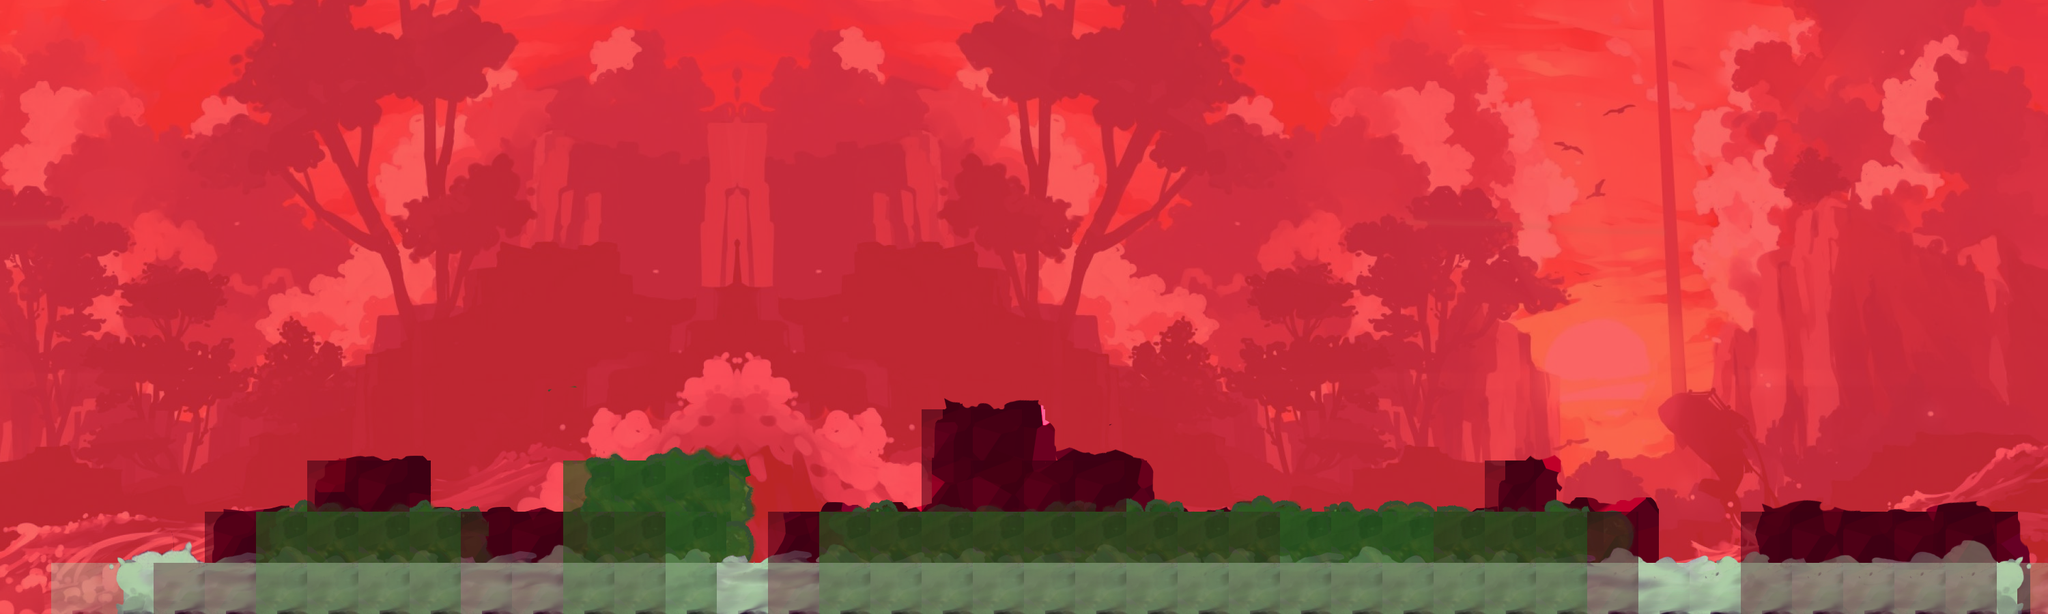

Below is a game level as drawn by its tile map, then a one-line description and the .tmx that defines it (tile-layer data replaced by summaries):
An orthogonal 40x12 tile map with 75x75 px tiles, 9 tile layers (bg3, bg2, bg1, fg3, ...), 6 tilesets and 1 object (user).

<map version="1.0" orientation="orthogonal" renderorder="right-down" width="40" height="12" tilewidth="75" tileheight="75" nextobjectid="3">
 <tileset firstgid="1" name="track-2_blocks_tiled_1" tilewidth="75" tileheight="75" tilecount="480" columns="40">
  <image source="track-2_blocks_tiled_1.png" width="3000" height="900" />
 </tileset>
 <tileset firstgid="481" name="track-2_blocks_tiled_2" tilewidth="75" tileheight="75" tilecount="480" columns="40">
  <image source="track-2_blocks_tiled_2.png" width="3000" height="900" />
 </tileset>
 <tileset firstgid="961" name="track-2_blocks_tiled_3" tilewidth="75" tileheight="75" tilecount="480" columns="40">
  <image source="track-2_blocks_tiled_3.png" width="3000" height="900" />
 </tileset>
 <tileset firstgid="1441" name="track-2_blocks_fg_blue" tilewidth="75" tileheight="75" tilecount="480" columns="40">
  <image source="track-2_blocks_fg_blue.png" width="3000" height="900" />
  <tile id="443">
   <properties>
    <property name="BodyType" type="int" value="0" />
    <property name="CategoryBits" type="int" value="1" />
    <property name="Damage" type="int" value="0" />
    <property name="Destructable" type="bool" value="false" />
    <property name="Floating" type="bool" value="true" />
   </properties>
  </tile>
 </tileset>
 <tileset firstgid="1921" name="track-2_blocks_fg_green" tilewidth="75" tileheight="75" tilecount="480" columns="40">
  <image source="track-2_blocks_fg_green.png" width="3000" height="900" />
  <tile id="406">
   <properties>
    <property name="BodyType" type="int" value="0" />
    <property name="CategoryBits" type="int" value="2" />
    <property name="Damage" type="int" value="0" />
    <property name="Destructable" type="bool" value="false" />
    <property name="Floating" type="bool" value="true" />
   </properties>
  </tile>
 </tileset>
 <tileset firstgid="2401" name="track-2_blocks_fg_red" tilewidth="75" tileheight="75" tilecount="480" columns="40">
  <image source="track-2_blocks_fg_red.png" width="3000" height="900" />
  <tile id="406">
   <properties>
    <property name="BodyType" type="int" value="0" />
    <property name="CategoryBits" type="int" value="4" />
    <property name="Damage" type="int" value="0" />
    <property name="Destructable" type="bool" value="false" />
    <property name="Floating" type="bool" value="true" />
   </properties>
  </tile>
 </tileset>
 <layer name="bg3" width="40" height="12">
  <data>[480 cells, 480 non-empty, 480 distinct tile ids]</data>
 </layer>
 <layer name="bg2" width="40" height="12">
  <data>[480 cells, 480 non-empty, 480 distinct tile ids]</data>
 </layer>
 <layer name="bg1" width="40" height="12">
  <data>[480 cells, 480 non-empty, 480 distinct tile ids]</data>
 </layer>
 <layer name="fg3" width="40" height="12">
  <data>[480 cells, 234 non-empty, 234 distinct tile ids]</data>
 </layer>
 <layer name="fg2" width="40" height="12">
  <data>[480 cells, 259 non-empty, 259 distinct tile ids]</data>
 </layer>
 <layer name="fg1" width="40" height="12">
  <data>[480 cells, 117 non-empty, 117 distinct tile ids]</data>
 </layer>
 <layer name="meta3" width="40" height="12" opacity="0.59">
  <properties>
   <property name="CategoryBits" type="int" value="4" />
  </properties>
  <data>[480 cells, 69 non-empty, 1 distinct tile ids]</data>
 </layer>
 <layer name="meta2" width="40" height="12" opacity="0.7">
  <properties>
   <property name="CategoryBits" type="int" value="2" />
  </properties>
  <data>[480 cells, 47 non-empty, 1 distinct tile ids]</data>
 </layer>
 <layer name="meta1" width="40" height="12" opacity="0.41">
  <properties>
   <property name="BodyType" type="int" value="0" />
   <property name="CategoryBits" type="int" value="1" />
   <property name="Damage" type="int" value="0" />
   <property name="Destructable" type="bool" value="false" />
   <property name="Floating" type="bool" value="true" />
  </properties>
  <data>[480 cells, 39 non-empty, 1 distinct tile ids]</data>
 </layer>
 <objectgroup name="obj1">
  <object id="1" name="user" x="75" y="0" width="75" height="75">
   <properties>
    <property name="Acceleration" type="float" value="100" />
    <property name="BodyType" type="int" value="2" />
    <property name="CategoryBits" type="int" value="8" />
    <property name="Damage" type="int" value="0" />
    <property name="Deceleration" type="float" value="80" />
    <property name="Health" type="int" value="3" />
    <property name="JumpAcceleration" type="float" value="5.25" />
    <property name="MaxJumpTime" type="float" value="10.2" />
    <property name="MaxSpeed" type="float" value="3" />
    <property name="name" value="rhyno-75x75.png" />
    <property name="type" value="Player" />
    <property name="x" type="int" value="1" />
    <property name="y" type="int" value="0" />
   </properties>
  </object>
 </objectgroup>
</map>